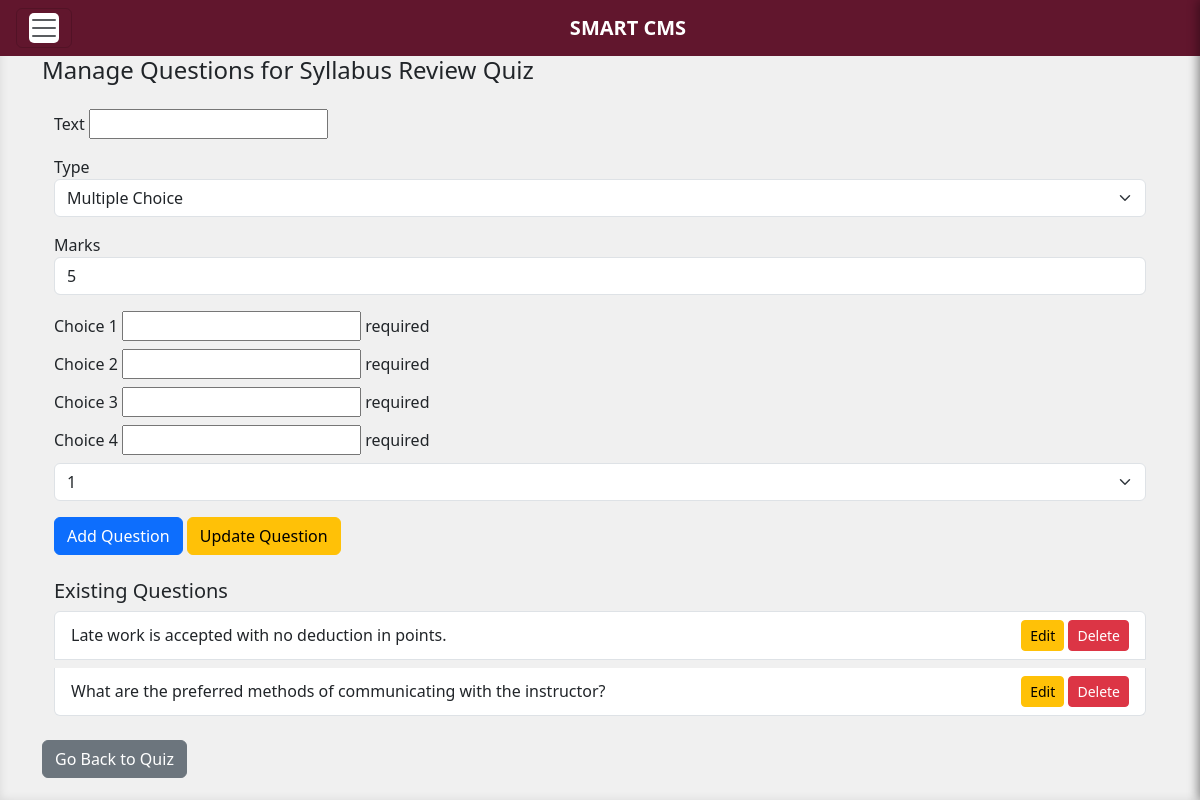
/instructor/quiz/1/2/, run on the app's committed database.
### instructor/models.py (models this page shows, shortened)
class Quiz(models.Model):
    user = models.ForeignKey(settings.AUTH_USER_MODEL, on_delete=models.CASCADE, related_name='quizzes')
    class_shell = models.ForeignKey(ClassShell, on_delete=models.CASCADE)
    title = models.CharField(max_length=200)
    grading_percentage = models.FloatField(default=10)
    due_date = models.DateTimeField(null=True, blank=True)

class BaseQuestion(models.Model):
    text= models.CharField(max_length=255,null=True)
    type = models.CharField(max_length=255)
    answer = models.CharField(max_length=255)
    mark = models.IntegerField(default=5)
    choice_1 = models.CharField(max_length=255, blank=True,null=True)
    choice_2 = models.CharField(max_length=255, blank=True,null=True)
    choice_3 = models.CharField(max_length=255, blank=True,null=True)
    choice_4 = models.CharField(max_length=255, blank=True,null=True)
    mcq_answer = models.CharField(max_length=255, blank=True, null=True)
    tf_answer = models.BooleanField(null=True, blank=True)
    class Meta:
        abstract = True

class Question(BaseQuestion):
    quiz = models.ForeignKey(Quiz, on_delete=models.CASCADE)

### instructor/views.py (the view, shortened to what this page needs)
# urls.py: path('quiz/<int:class_shell_id>/<int:quiz_id>/', QuizDetailView.as_view(), name='go_to_quiz'),
class QuizDetailView(View):
    def get(self, request, class_shell_id, quiz_id):
        quiz = get_object_or_404(Quiz, id=quiz_id)
        questions = Question.objects.filter(quiz=quiz)
        question_form = QuestionForm()
        return render(request, 'go_to_quiz.html', {
            'quiz': quiz,
            'questions': questions,
            'question_form': question_form,
            'class_shell_id': class_shell_id
        })

### instructor/forms.py
class QuestionForm(BaseQuestionForm):
    class Meta(BaseQuestionForm.Meta):
        model = Question

### instructor/templates/go_to_quiz.html (shortened to what this page needs)
{% extends "home.html" %}
{% block content %}
<h4>Manage Questions for {{ quiz.title }}</h4>
<div class="container mt-4">
  <form method="POST" id="question-form">
    <div class="mb-3">
      {{ question_form.text.label }} {{ question_form.text }}
    </div>
    <div class="mb-3">
      {{ question_form.type.label }}
      <select name="type" id="question_type" class="form-select" onchange="updateFields()">
        <option value="multiple_choice" {% if question_form.type.value == "multiple_choice" %}selected{% endif %}>Multiple Choice</option>
      </select>
    </div>
    <div class="mb-3">
      <label for="id_mark">Marks</label>
      <input type="number" name="mark" id="id_mark" class="form-control" value="{% if question_form.mark.value %}{{ question_form.mark.value }}{% else %}5{% endif %}">
    </div>
    <div id="multiple_choice_fields" style="display: {% if question_form.type.value == 'multiple_choice' %}block{% else %}none{% endif %};">
      <div class="mb-2">
        {{ question_form.choice_1.label }} {{ question_form.choice_1 }} required
      </div>
      <div class="mb-2">
        {{ question_form.choice_2.label }} {{ question_form.choice_2 }} required
      </div>
      <div class="mb-2">
        {{ question_form.choice_3.label }} {{ question_form.choice_3 }} required
      </div>
      <div class="mb-2">
        {{ question_form.choice_4.label }} {{ question_form.choice_4 }} required
      </div>
      <div class="mb-3">
        <select name="mcq_answer" id="id_mcq_answer" class="form-select" required>
          <option value="1">1</option>
        </select>
      </div>
    </div>
    <div class="mt-3">
      <button type="submit" name="add_question" class="btn btn-primary">Add Question</button>
      <button type="submit" name="edit_question" class="btn btn-warning">Update Question</button>
    </div>
  </form>
  <h5 class="mt-4">Existing Questions</h5>
  <div class="list-group">
    {% for question in questions %}
      <div class="list-group-item d-flex justify-content-between align-items-center mb-2">
        <span>{{ question.text }}</span>
        <div>
          <button class="btn btn-warning btn-sm edit-button"
                  data-id="{{ question.id }}"
                  data-text="{{ question.text }}"
                  data-type="{{ question.type }}"
                  {% if question.type == 'multiple_choice' %}
                    data-answer1="{{ question.choice_1 }}"
                    data-answer2="{{ question.choice_2 }}"
                    data-answer3="{{ question.choice_3 }}"
                    data-answer4="{{ question.choice_4 }}"
                    data-correct="{{ question.mcq_answer }}"
                  {% elif question.type == 'true_false' %}
                    data-answer="{{ question.tf_answer }}"
                  {% elif question.type == 'essay' %}
                    data-answer="{{ question.essay_answer }}"
                  {% endif %}>
            Edit
          </button>
          <form method="POST" class="d-inline">
            <button type="submit" name="delete_question" class="btn btn-danger btn-sm">Delete</button>
          </form>
        </div>
      </div>
    {% empty %}
      <div class="list-group-item">No questions available.</div>
    {% endfor %}
  </div>
</div>
<div class="mt-3">
  <a href="{% url 'instructor:quizlist' class_shell_id=class_shell_id %}" class="btn btn-secondary mb-3">Go Back to Quiz</a>
</div>
{% endblock %}

### templates/home.html (style rules this page uses)
body { background-color: #f0f0f0; box-shadow: inset 0 0 10px rgba(0, 0, 0, 0.1); min-height: 100vh; }

### data on the page
Quiz: title "Syllabus Review Quiz"
Question: text "Late work is accepted with no deduction in points."
Question: text "What are the preferred methods of communicating with the instructor?"

### other printed values
{{ question_form.text.label }} "Text"
{{ question_form.type.label }} "Type"
{{ question_form.choice_1.label }} "Choice 1"
{{ question_form.choice_2.label }} "Choice 2"
{{ question_form.choice_3.label }} "Choice 3"
{{ question_form.choice_4.label }} "Choice 4"
